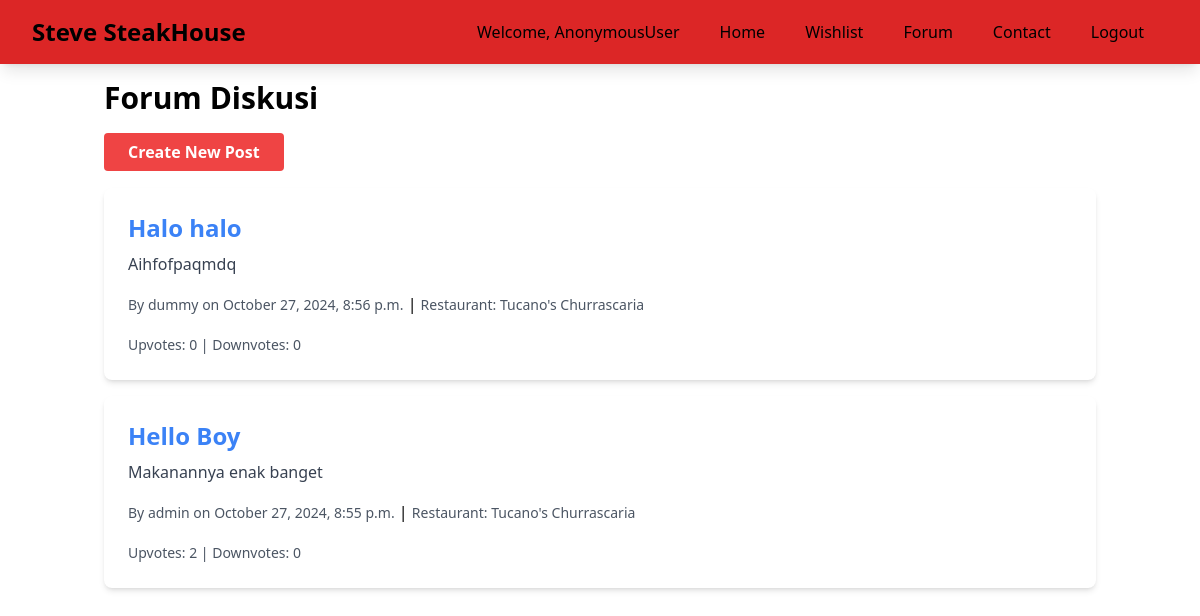
The app's page /forum_diskusi/, older data.
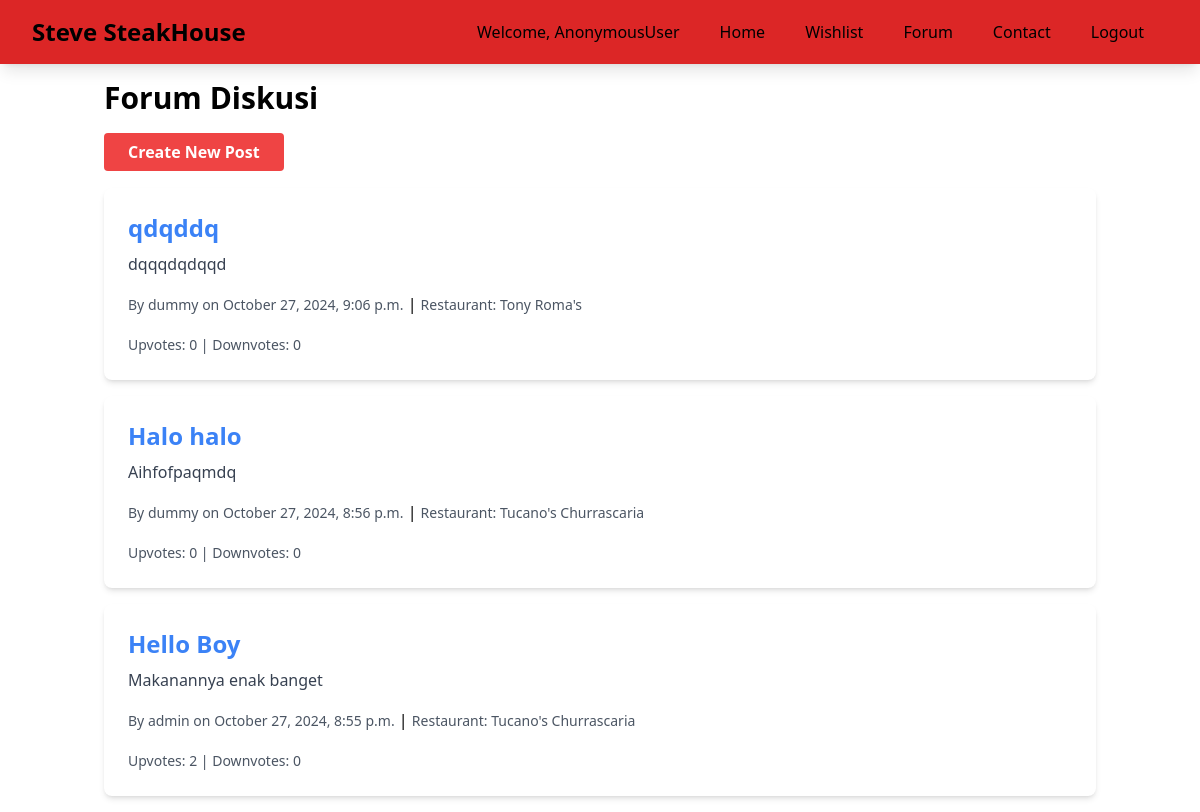
The same page, newer data.
### forum_diskusi/models.py (models this page shows, shortened)
class Post(models.Model):
    title = models.CharField(max_length=255)
    content = models.TextField()
    date_posted = models.DateTimeField(auto_now_add=True)
    author = models.ForeignKey(User, on_delete=models.CASCADE)
    upvotes = models.IntegerField(default=0)
    downvotes = models.IntegerField(default=0)
    resto = models.ForeignKey(Restaurant, on_delete=models.CASCADE, default=0)

### resto/models.py (models this page shows, shortened)
class Restaurant(models.Model):
    id = models.IntegerField(primary_key=True)
    name = models.CharField(max_length=100)
    price = models.IntegerField(validators=[MinValueValidator(1)])
    location = models.CharField(max_length=100)
    special_menu = models.CharField(max_length=100)
    rating = models.PositiveIntegerField(
        validators=[MinValueValidator(1), MaxValueValidator(5)], default = 0
    )
    description = models.TextField(default= "Steak house with a variety of dishes and a great view of the city")
    opening_time = models.TimeField(default="07:00:00")
    closing_time = models.TimeField(default = "22:00:00")

### forum_diskusi/views.py (the view)
# urls.py: path('', forum_index, name='forum_index'),
def forum_index(request):
    posts = Post.objects.all().order_by('-date_posted')
    return render(request, 'forum_diskusi/index.html', {'posts': posts})

### forum_diskusi/templates/forum_diskusi/index.html
{% extends "base.html" %}
{% load static %}
{% load form_tags %}
{% block content %}
{% include 'navbar.html' %}
<div class="container mx-auto px-4 mt-20">
    <h1 class="text-3xl font-bold mb-6">Forum Diskusi</h1>
    <a href="{% url 'forum_diskusi:post_create' %}" class="bg-red-500 hover:bg-red-700 text-white font-bold py-2 px-6 rounded transition duration-300">
        Create New Post
    </a>
    <div class="mt-6">
        {% for post in posts %}
        <div class="bg-white p-6 rounded-lg shadow-md mb-4">
            <h2 class="text-2xl font-bold mb-2"><a href="{% url 'forum_diskusi:post_detail' post.pk %}" class="text-blue-500 hover:underline">{{ post.title }}</a></h2>
            <p class="text-gray-700">{{ post.content|truncatechars:200 }}</p>
            <div class="mt-4">
                <span class="text-sm text-gray-600">By {{ post.author.username }} on {{ post.date_posted|date:"F j, Y, g:i a" }}</span> |
                <span class="text-sm text-gray-600">Restaurant: {{ post.resto.name }}</span>
            </div>
            <div class="mt-4">
                <span class="text-sm text-gray-600">Upvotes: {{ post.upvotes }} | Downvotes: {{ post.downvotes }}</span>
            </div>
        </div>
        {% empty %}
        <p class="text-gray-500">No posts available.</p>
        {% endfor %}
    </div>
</div>
{% endblock %}

Row changes from the older to the newer data that the page shows:
added Post: title "qdqddq", content "dqqqdqdqqd", author.username "dummy", date_posted "October 27, 2024, 9:06 p.m.", resto.name "Tony Roma's", upvotes "0", downvotes "0"
